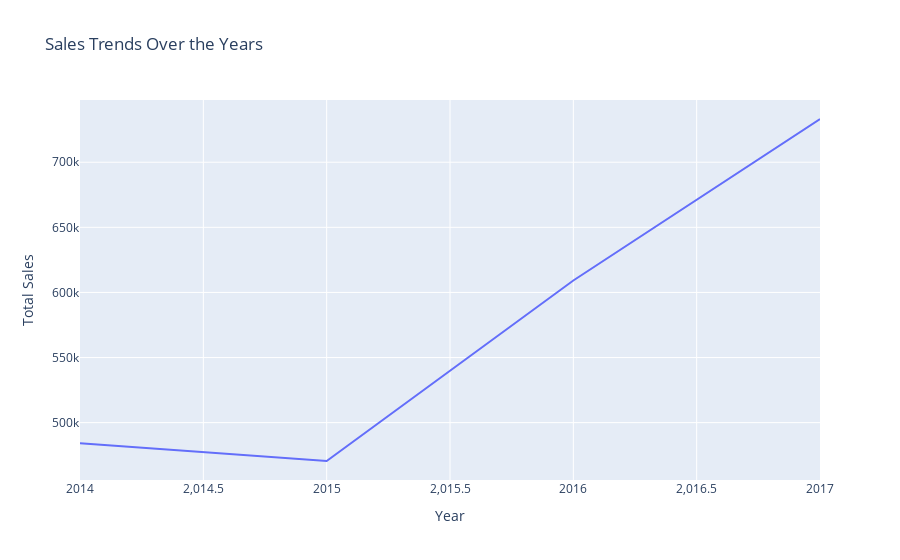

Notebook source saved alongside this figure:
### Code cell
fig = px.line(total_sales, x='Year', y='Sales', title='Sales Trends Over the Years')
fig.update_layout(xaxis_title='Year', yaxis_title='Total Sales')
fig.show()

### Figure 1 — Plotly figure (JSON) as saved in the notebook; plotly's stock layout.template omitted (floating-point values rounded to 4 significant figures)
{"data": [{"hovertemplate": "Year=%{x}<br>Sales=%{y}<extra></extra>", "legendgroup": "", "line": {"color": "#636efa", "dash": "solid"}, "marker": {"symbol": "circle"}, "mode": "lines", "name": "", "orientation": "v", "showlegend": false, "type": "scatter", "x": [2014, 2015, 2016, 2017], "xaxis": "x", "y": [484200.0, 470500.0, 609200.0, 733200.0], "yaxis": "y"}], "layout": {"legend": {"tracegroupgap": 0}, "title": {"text": "Sales Trends Over the Years"}, "xaxis": {"anchor": "y", "domain": [0, 1], "title": {"text": "Year"}}, "yaxis": {"anchor": "x", "domain": [0, 1], "title": {"text": "Total Sales"}}}}
